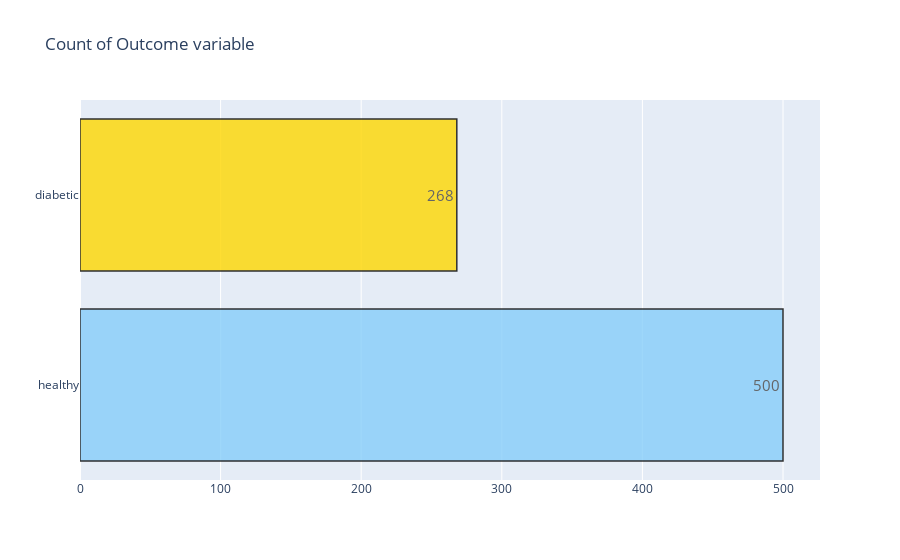
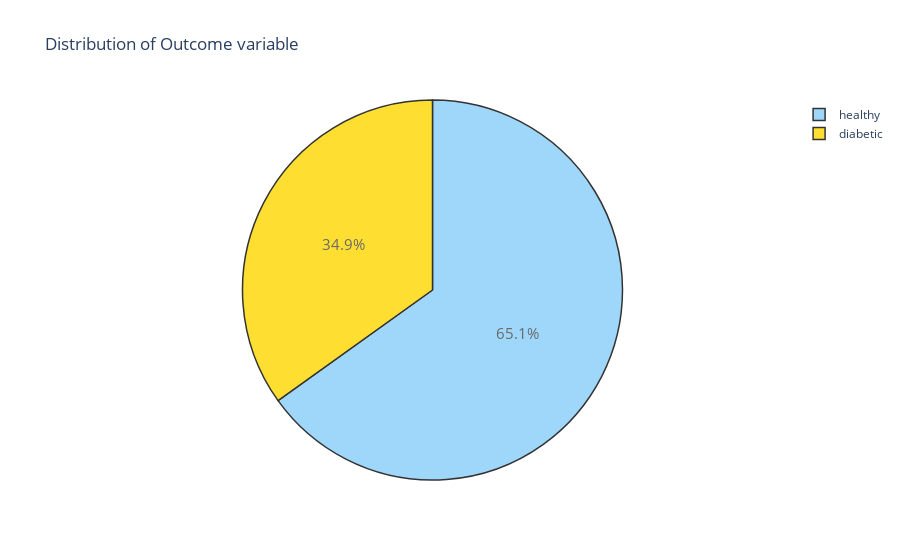

Notebook code for these charts, in order:
### Code cell
target_count()
target_percent()

### Figure 1 — Plotly figure (JSON) as saved in the notebook; plotly's stock layout.template omitted (floating-point values rounded to 4 significant figures)
{"data": [{"marker": {"color": ["lightskyblue", "gold"], "line": {"color": "#000000", "width": 1.5}}, "opacity": 0.8, "orientation": "h", "text": ["500", "268"], "textfont": {"size": 15}, "textposition": "auto", "type": "bar", "x": [500, 268], "y": ["healthy", "diabetic"]}], "layout": {"autosize": true, "title": {"text": "Count of Outcome variable"}, "xaxis": {"autorange": true, "range": [0, 526.3], "type": "linear"}, "yaxis": {"autorange": true, "range": [-0.5, 1.5], "type": "category"}}}

### Figure 2 — Plotly figure (JSON) as saved in the notebook; plotly's stock layout.template omitted (floating-point values rounded to 4 significant figures)
{"data": [{"labels": ["healthy", "diabetic"], "marker": {"colors": ["lightskyblue", "gold"], "line": {"color": "#000000", "width": 1.5}}, "opacity": 0.8, "textfont": {"size": 15}, "type": "pie", "values": [500, 268]}], "layout": {"autosize": true, "title": {"text": "Distribution of Outcome variable"}}}
